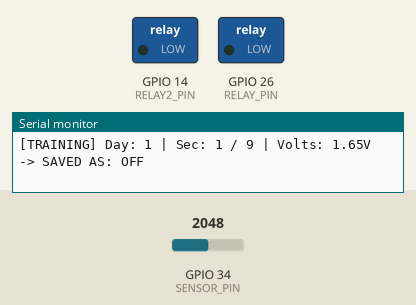
Simulated run of this sketch. Board: ESP32. Shown: switched loads named in the sketch (green lamp = pin HIGH), the last lines printed to the serial monitor. The test bench sets the inputs (shaded band); at power-on: GPIO 34 (SENSOR_PIN) = 2048 (analog values on the 0–4095 scale).

Above: at 1.8 s.
1.9 s: GPIO 34 (SENSOR_PIN) set to 2130
3.4 s: GPIO 34 (SENSOR_PIN) set to 2224
At 20.4 s:
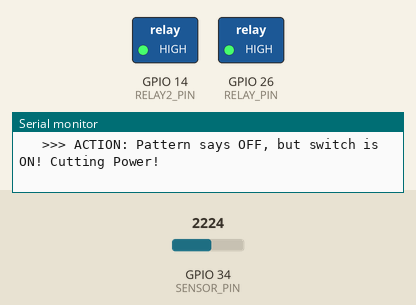
Timing chart, 0 to 21.6 s (numbered marks = the images above; inputs shaded):
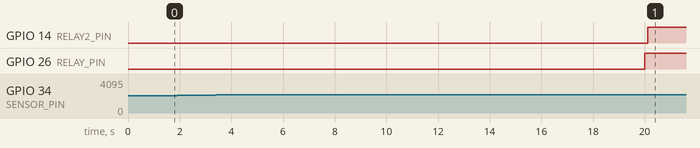

The sketch:

smart_energy_meter.ino
```cpp
#include <Arduino.h>
#include <vector>

// ==============================================================================
// 1. CONFIGURATION PARAMETERS
// ==============================================================================

int day_unit_seconds = 10;   // Length of one "day" cycle in SECONDS
int training_days_total = 1; // Total days to train

const int SENSOR_PIN = 34;   // ESP32 ADC Pin
const int RELAY_PIN = 26;    // ESP32 Relay Pin (Main Light)
const int RELAY2_PIN = 14;   // ESP32 Relay Pin (Second Channel / Signal Device)

// Relay Settings
const int RELAY_TRIGGER_OFF = HIGH;
const int RELAY_NORMAL = LOW;

float OFF_VTG_VALUE = 3.3;
float ON_VTG_VALUE = 2.15;
float VTG_TOLERANCE = 0.40;  // +/- 0.40V tolerance to handle electrical noise

// ==============================================================================
// 2. INTERNAL VARIABLES
// ==============================================================================

unsigned long startTime = 0;
bool isTrainingComplete = false;
int lastProcessedSecond = -1;

std::vector<std::vector<bool>> training_data;
std::vector<bool> processed_off_pattern;

int secondsPerDay;

// --- OVERRIDE VARIABLES ---
bool lastSwitchState = false;
unsigned long lastOffTime = 0;
bool overrideActive = false;
const unsigned long OVERRIDE_WINDOW_MS = 6000;

void setup() {
  Serial.begin(115200);

  pinMode(RELAY_PIN, OUTPUT);
  pinMode(RELAY2_PIN, OUTPUT);

  digitalWrite(RELAY_PIN, RELAY_NORMAL);
  digitalWrite(RELAY2_PIN, RELAY_NORMAL);

  analogReadResolution(12);

  secondsPerDay = day_unit_seconds;

  training_data.resize(training_days_total, std::vector<bool>(secondsPerDay, false));
  processed_off_pattern.resize(secondsPerDay, false);

  Serial.println("=========================================");
  Serial.println("SMART ENERGY METER INITIALIZED (FAST TEST MODE)");
  Serial.print("Day Unit Length: "); Serial.print(day_unit_seconds); Serial.println(" seconds");
  Serial.println("Starting Training Phase...");
  Serial.println("=========================================");

  startTime = millis();
}

void loop() {
  unsigned long currentMillis = millis();
  unsigned long elapsedMillis = currentMillis - startTime;
  unsigned long dayDurationMillis = (unsigned long)day_unit_seconds * 1000UL;

  int currentDay = elapsedMillis / dayDurationMillis;
  int currentSecondInDay = (elapsedMillis % dayDurationMillis) / 1000;

  if (currentSecondInDay != lastProcessedSecond) {
    lastProcessedSecond = currentSecondInDay;

    // 1. Read Sensor
    int adcValue = analogRead(SENSOR_PIN);
    float voltage = adcValue * (3.3 / 4095.0);

    // Default to the previous state to prevent flickering in case of weird sensor readings
    bool isSwitchOn = lastSwitchState;

    // Check if voltage is within the ON tolerance band (e.g., 1.75V to 2.55V)
    if (voltage >= (ON_VTG_VALUE - VTG_TOLERANCE) && voltage <= (ON_VTG_VALUE + VTG_TOLERANCE)) {
      isSwitchOn = true;
    }
    // Check if voltage is within the OFF tolerance band (e.g., 2.90V to 3.70V)
    else if (voltage >= (OFF_VTG_VALUE - VTG_TOLERANCE) && voltage <= (OFF_VTG_VALUE + VTG_TOLERANCE)) {
      isSwitchOn = false;
    }

    // 2. OVERRIDE DETECTION
    if (lastSwitchState == true && isSwitchOn == false) {
      lastOffTime = millis();
      overrideActive = false;
    }
    else if (lastSwitchState == false && isSwitchOn == true) {
      if (millis() - lastOffTime <= OVERRIDE_WINDOW_MS) {
        overrideActive = true;
      } else {
        overrideActive = false;
      }
    }
    lastSwitchState = isSwitchOn;

    // 3. TRAINING PHASE
    if (currentDay < training_days_total) {
      training_data[currentDay][currentSecondInDay] = isSwitchOn;

      Serial.print("[TRAINING] Day: "); Serial.print(currentDay + 1);
      Serial.print(" | Sec: "); Serial.print(currentSecondInDay); Serial.print(" / "); Serial.print(secondsPerDay - 1);
      Serial.print(" | Volts: "); Serial.print(voltage);
      Serial.print("V -> SAVED AS: "); Serial.println(isSwitchOn ? "ON" : "OFF");
    }

    // 4. PROCESS DATA
    else if (currentDay == training_days_total && !isTrainingComplete) {
      Serial.println("\n=========================================");
      Serial.println("TRAINING COMPLETE! Processing Data...");

      for (int sec = 0; sec < secondsPerDay; sec++) {
        int offCount = 0;
        for (int d = 0; d < training_days_total; d++) {
          if (training_data[d][sec] == false) { offCount++; }
        }

        if (offCount >= (training_days_total / 2 + 1)) {
          processed_off_pattern[sec] = true;
        } else {
          processed_off_pattern[sec] = false;
        }
      }

      Serial.print("FINAL LEARNED PATTERN: [");
      for(int i = 0; i < secondsPerDay; i++) {
        Serial.print(processed_off_pattern[i] ? "OFF" : "ON_or_IGNORE");
        if(i < secondsPerDay - 1) Serial.print(", ");
      }
      Serial.println("]");

      isTrainingComplete = true;
      Serial.println("Starting Active Operation...");
      Serial.println("=========================================\n");
    }

    // 5. ACTIVE OPERATION PHASE
    if (isTrainingComplete) {
      bool shouldBeOff = processed_off_pattern[currentSecondInDay];

      if (shouldBeOff == false && overrideActive == true) {
        overrideActive = false;
      }

      Serial.print("[OPERATING] Sec: "); Serial.print(currentSecondInDay);
      Serial.print(" | Switch: "); Serial.print(isSwitchOn ? "ON" : "OFF");
      Serial.print(" | Rule: "); Serial.print(shouldBeOff ? "MUST BE OFF" : "NO RULE");
      Serial.print(" | Override: "); Serial.println(overrideActive ? "ACTIVE" : "NONE");

      // ==============================================================================
      // RELAY CONTROL LOGIC (Upgraded for clarity and crash-prevention)
      // ==============================================================================
      if (shouldBeOff == true) {
        if (isSwitchOn == true) {
          if (overrideActive == false) {
            // SCENARIO A: Human left it ON during an OFF period. Trigger Relays!
            digitalWrite(RELAY_PIN, RELAY_TRIGGER_OFF);
            delay(100); // 100ms delay to prevent the power-spike crash from dual coils
            digitalWrite(RELAY2_PIN, RELAY_TRIGGER_OFF);

            Serial.println("   >>> ACTION: Pattern says OFF, but switch is ON! Cutting Power!");
          } else {
            // SCENARIO B: Human did the manual override toggle.
            digitalWrite(RELAY_PIN, RELAY_NORMAL);
            digitalWrite(RELAY2_PIN, RELAY_NORMAL);
            Serial.println("   >>> NO ACTION: Manual Override is ACTIVE. Letting light stay ON.");
          }
        } else {
          // SCENARIO C: Switch is physically OFF.
          digitalWrite(RELAY_PIN, RELAY_NORMAL);
          digitalWrite(RELAY2_PIN, RELAY_NORMAL);
          Serial.println("   >>> NO ACTION: Switch is ALREADY physically OFF. All good!");
        }
      } else {
        // SCENARIO D: Time period has no OFF rules.
        digitalWrite(RELAY_PIN, RELAY_NORMAL);
        digitalWrite(RELAY2_PIN, RELAY_NORMAL);
      }
    }
  }
}
```

Measured:
- the behaviour switches between 2171 and 2172 on GPIO 34 (SENSOR_PIN) (found by bisection; images 0 and 1)
- after the input at 3.4 s, GPIO 14 (RELAY2_PIN): LOW → HIGH after 16.7 s; GPIO 26 (RELAY_PIN): LOW → HIGH after 16.6 s
